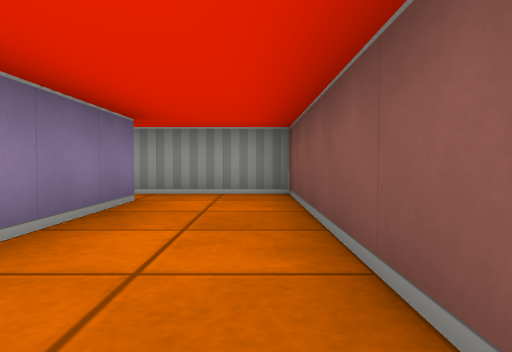
View 1 (above)

12 first-person views from a walk through a cub3D maze. The camera is about half as high as the walls, tilts 2° down and sees 70° across. The floor is counted in squares. Each view is taken from the middle of a square. On the plan, view 1 faces up. The plan holds only what a view shows up to about 9 squares ahead; the rest is blank.

View 2
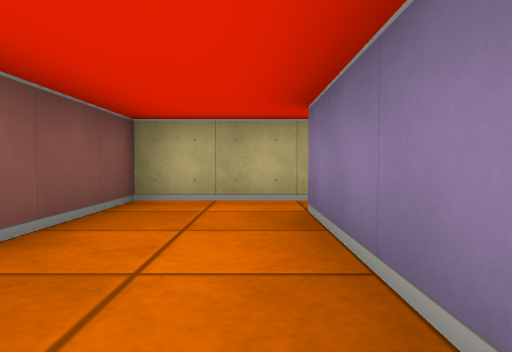

View 3
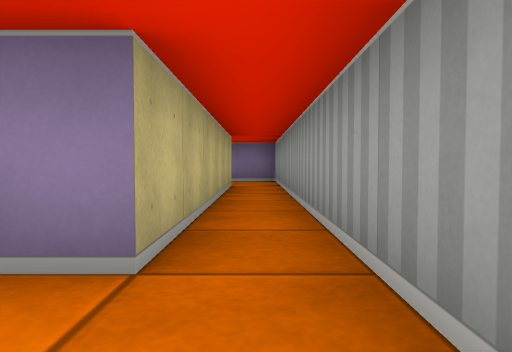

View 4
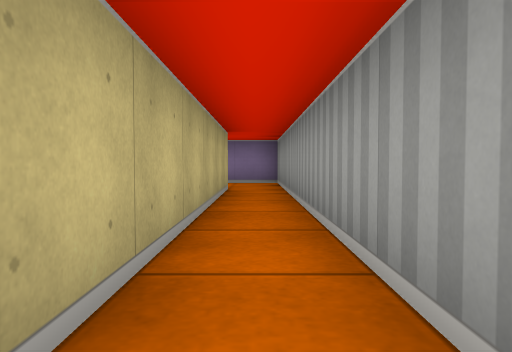

View 5
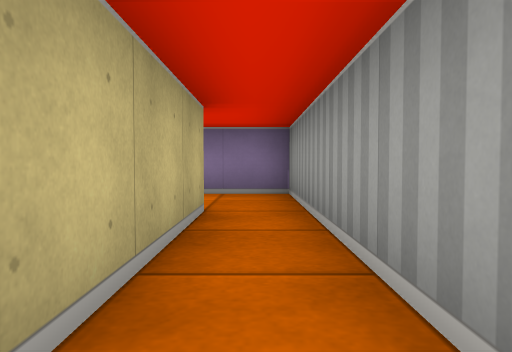

View 6
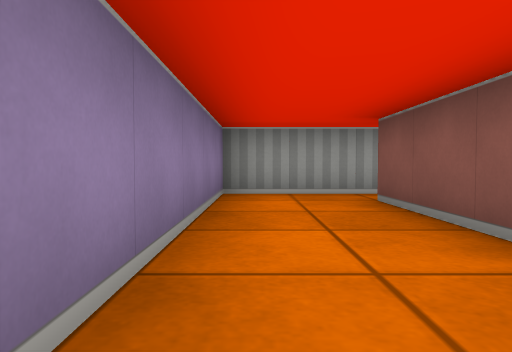

View 7
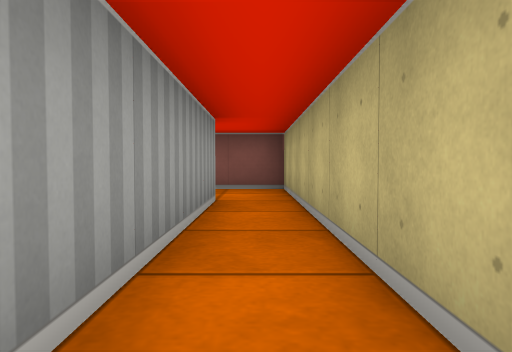

View 8
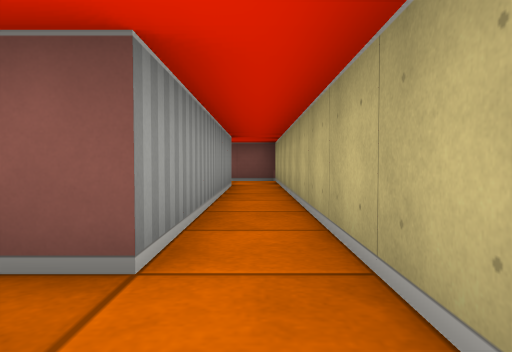

View 9
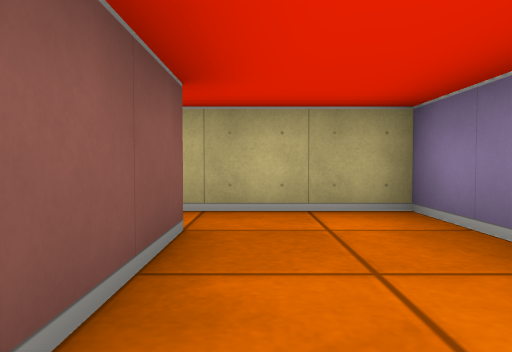

View 10
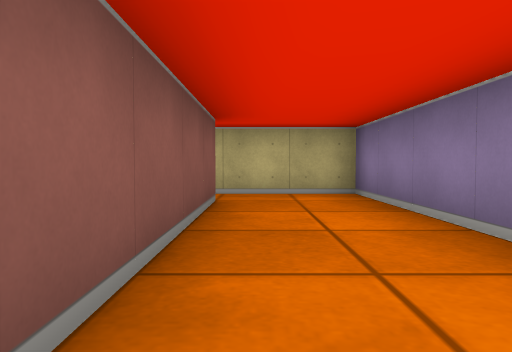

View 11
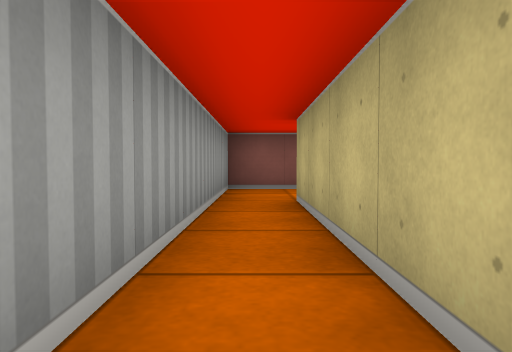

View 12
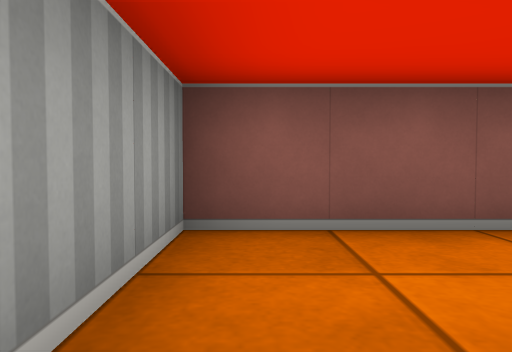

### Floor plan
Ten units are one square. View 1 is at (0, 0); x grows to the right and y downward. Boxes are objects, and circles mark ways between rooms. Rooms are numbered by the first view taken in them; rooms with no view inside come last. Other rooms are left out.
<svg viewBox="-100 -60 110 70">
<path fill="none" stroke="#000" d="M-15 -45 -15 -5M-15 5 5 5 5 -55 -15 -55M-15 -5 -75 -5 -75 -45 -15 -45M-15 -55 -95 -55 -95 5 -15 5"/>
<circle cx="-20" cy="-50" r="3" fill="#2a7"/>
<circle cx="-20" cy="0" r="3" fill="#2a7"/>
<text x="-10" y="-30">1</text>
<text x="-80" y="-30">2</text>
</svg>
Room 1 opens to room 2.

Where each view was taken, in squares from view 1:
view 1: 0 up, 0 right, facing up
view 2: 4 up, 1 left, facing down
view 3: 5 up, 0 right, facing left
view 4: 5 up, 1 left, facing left
view 5: 5 up, 4 left, facing left
view 6: 0 up, 9 left, facing up
view 7: 0 up, 6 left, facing right
view 8: 0 up, 9 left, facing right
view 9: 3 up, 8 left, facing down
view 10: 5 up, 8 left, facing down
view 11: 5 up, 6 left, facing right
view 12: 5 up, 2 left, facing right
